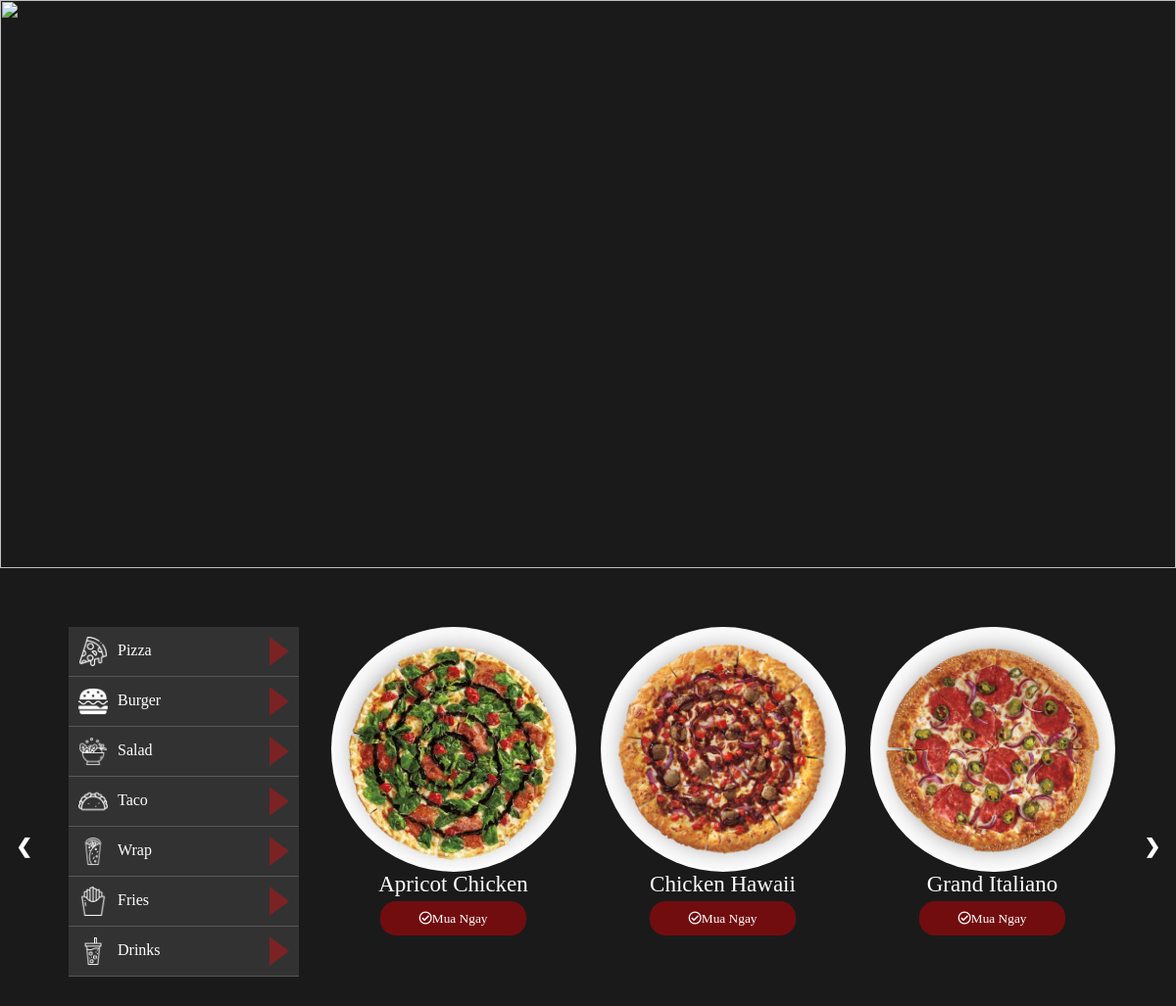
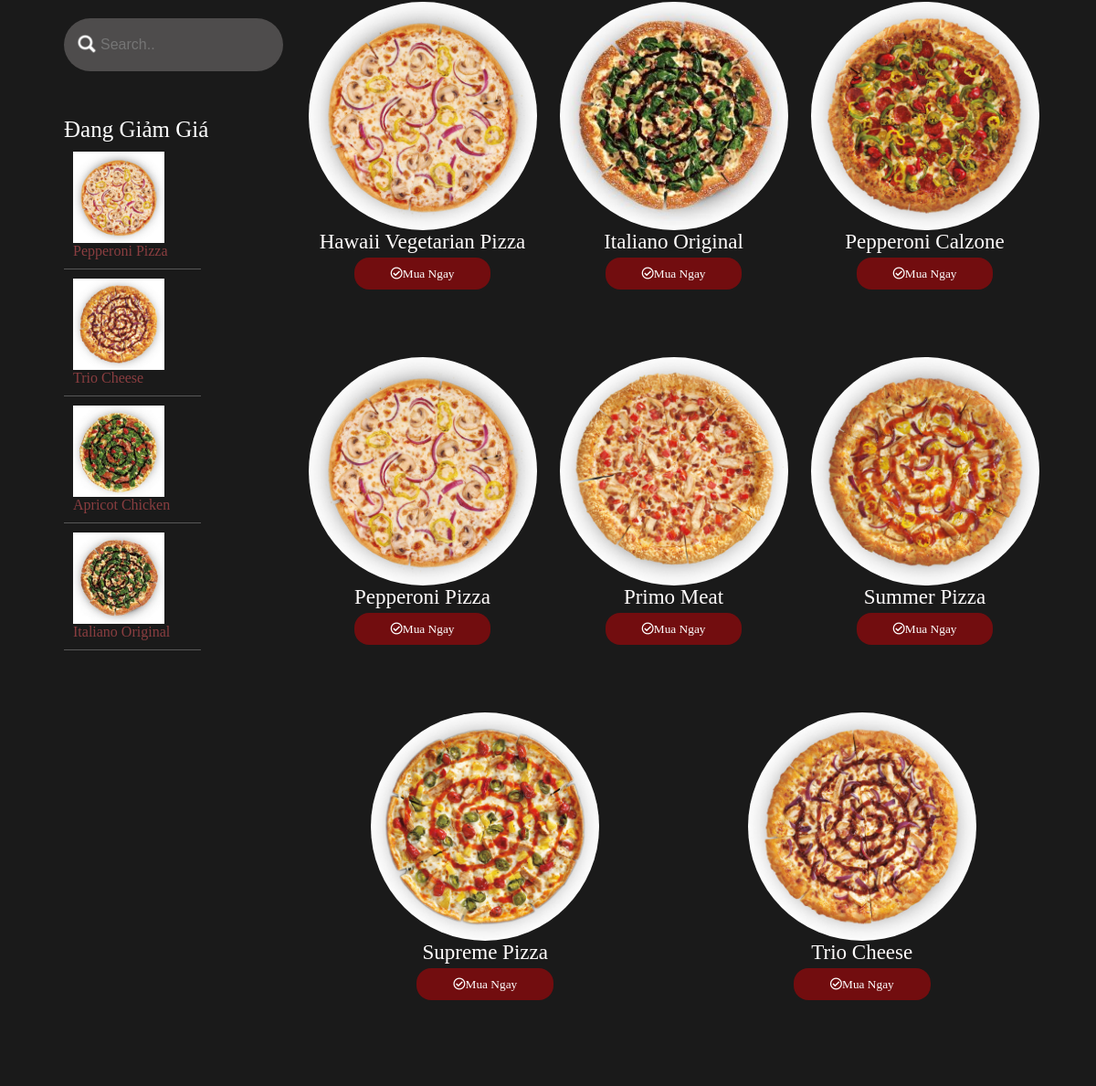
Page /pizza.php on the committed database (2 pictures, top to bottom).
### tables this page shows
CREATE TABLE `pizza` (
  `id_pizza` int(11) NOT NULL,
  `ten_pizza` text NOT NULL,
  `gia_pizza` text NOT NULL,
  `anh_pizza` varchar(100) NOT NULL
);

### showpizza.php (the view, shortened to what this page needs)
<!doctype html>
<html>
<head>
	<link rel="stylesheet" href="style.css">
</head>
<body>
	<div class="show">
	<div class="row">
		<?php
	$query=" select * from pizza";
	$kq= mysql_query($query) or die(error());
	while($pz=mysql_fetch_array($kq))
	{
	?>
  <div   class="column">
	  <a href="chitiet.php?id=<?=$pz['id_pizza']?>">
    <img style="width: 250px;height: 250px" src="<?php echo $pz['anh_pizza']?>" </im><br>
	 <span><?php echo $pz['ten_pizza']?></span><br>
	<button class="button"><i class="far fa-check-circle">Mua Ngay</i></button>
  </a>
</div>
	   	 <?php
	  }
	?>
  </div>
		</div>
</body>
</html>

### style.css (style rules this page uses)
* { padding: 0; margin: 0; }
a { text-decoration: none; }
body { background:#1A1A1A ; color: white; font-family: Cambria, "Hoefler Text", "Liberation Serif", Times, "Times New Roman", "serif"; }
.show * { box-sizing: border-box; }
.show .row { display: -ms-flexbox; display: flex; -ms-flex-wrap:wrap; flex-wrap: wrap; border: none; }
.show .column { -ms-flex: 30%; flex: 30%; padding-bottom: 70px; text-align: center }
.show .column img { vertical-align: middle; border-radius: 60%; }
.show span { font-size: 23px; color: #FFFCFC; }
.show .button { padding:10px 40px; border-radius: 16px; background-color: #720D0F; border: none; color: white; text-decoration: none; text-align: center; margin: 4px 2px; cursor: pointer; display: inline-block; }

### pizza.php (style rules this page uses)
* { box-sizing: border-box; }

### slide.php (style rules this page uses)
body { font-family: Arial; margin: 0; }
* { box-sizing: border-box; }
img { vertical-align: middle; }

### rows in the picture
pizza: anh_pizza (picture), ten_pizza "Apricot Chicken"
pizza: anh_pizza (picture), ten_pizza "Chicken Hawaii"
pizza: anh_pizza (picture), ten_pizza "Grand Italiano"
pizza: anh_pizza (picture), ten_pizza "Hawaii Vegetarian Pizza"
pizza: anh_pizza (picture), ten_pizza "Italiano Original"
pizza: anh_pizza (picture), ten_pizza "Pepperoni Calzone"
pizza: anh_pizza (picture), ten_pizza "Pepperoni Pizza"
pizza: anh_pizza (picture), ten_pizza "Primo Meat"
pizza: anh_pizza (picture), ten_pizza "Summer Pizza"
pizza: anh_pizza (picture), ten_pizza "Supreme Pizza"
pizza: anh_pizza (picture), ten_pizza "Trio Cheese"
